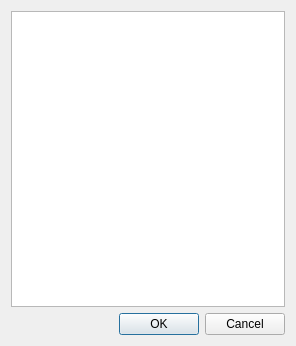
<?xml version="1.0" encoding="UTF-8"?>
<ui version="4.0">
 <class>EntryList</class>
 <widget class="QDialog" name="EntryList">
  <property name="geometry">
   <rect>
    <x>0</x>
    <y>0</y>
    <width>296</width>
    <height>346</height>
   </rect>
  </property>
  <property name="windowTitle">
   <string>Dialog</string>
  </property>
  <layout class="QVBoxLayout" name="verticalLayout">
   <item>
    <widget class="QListWidget" name="listWidget"/>
   </item>
   <item>
    <widget class="QDialogButtonBox" name="buttonBox">
     <property name="orientation">
      <enum>Qt::Horizontal</enum>
     </property>
     <property name="standardButtons">
      <set>QDialogButtonBox::Cancel|QDialogButtonBox::Ok</set>
     </property>
    </widget>
   </item>
  </layout>
 </widget>
 <resources/>
 <connections>
  <connection>
   <sender>buttonBox</sender>
   <signal>accepted()</signal>
   <receiver>EntryList</receiver>
   <slot>accept()</slot>
   <hints>
    <hint type="sourcelabel">
     <x>248</x>
     <y>254</y>
    </hint>
    <hint type="destinationlabel">
     <x>157</x>
     <y>274</y>
    </hint>
   </hints>
  </connection>
  <connection>
   <sender>buttonBox</sender>
   <signal>rejected()</signal>
   <receiver>EntryList</receiver>
   <slot>reject()</slot>
   <hints>
    <hint type="sourcelabel">
     <x>316</x>
     <y>260</y>
    </hint>
    <hint type="destinationlabel">
     <x>286</x>
     <y>274</y>
    </hint>
   </hints>
  </connection>
 </connections>
</ui>
